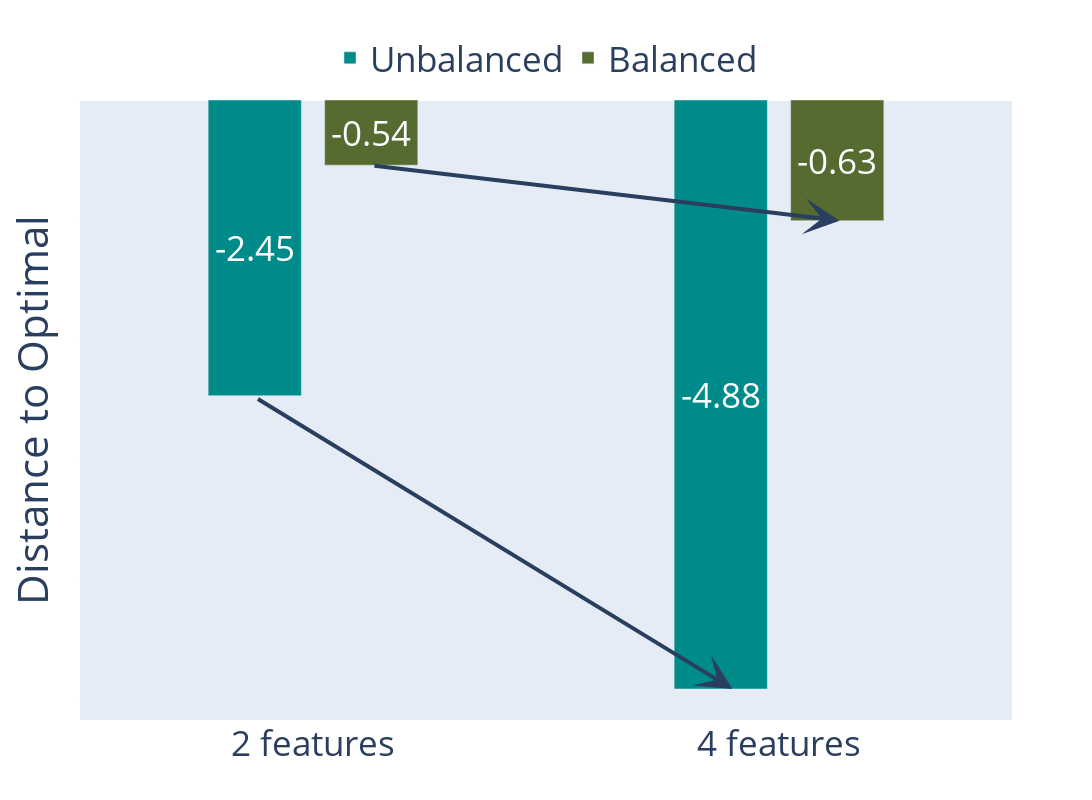

Source (notebook cell):
### Code cell
import plotly.graph_objects as go

# Data for "Distance to optimal"
dist_to_optimal = {
    '2 feature unbalanced': -2.45,
    '2 feature balanced': -0.54,
    '4 feature unbalanced': -4.88,
    '4 feature balanced': -1
}

# Sample n values corresponding to each bar
n_values = {
    '2 feature unbalanced': -2.45,
    '2 feature balanced': -0.54,
    '4 feature unbalanced': -4.88,
    '4 feature balanced': -0.63
}

# N values for unbalanced and balanced features
n_unbalanced = [n_values['2 feature unbalanced'], n_values['4 feature unbalanced']]
n_balanced = [n_values['2 feature balanced'], n_values['4 feature balanced']]

# Create x-axis labels
x_labels = ['2 features', '4 features']

# Y-axis data for unbalanced and balanced features
y_unbalanced = [dist_to_optimal['2 feature unbalanced'], dist_to_optimal['4 feature unbalanced']]
y_balanced = [dist_to_optimal['2 feature balanced'], dist_to_optimal['4 feature balanced']]

# Create the bar plot
fig = go.Figure()

# Add bars for unbalanced features
fig.add_trace(go.Bar(
    x=x_labels,
    y=y_unbalanced,
    name='Unbalanced',
    marker=dict(color='darkcyan'),
    width = 0.2,
    offsetgroup=0,
    text=[f"{n}" for n in n_unbalanced],  # Add n values on the bars
    textposition='inside',  # Show text outside the bars
    # textangle = -90,
    insidetextanchor='middle'  # Position text in the middle of the bar
))

# Add bars for balanced features
fig.add_trace(go.Bar(
    x=x_labels,
    y=y_balanced,
    name='Balanced',
    marker=dict(color='darkolivegreen'),
    width = 0.2,
    offsetgroup=1,
    text=[f"{n}" for n in n_balanced],  # Add n values on the bars
    textposition='inside',  # Show text outside the bars
    # textangle = -90,
    insidetextanchor='middle'  # Position text in the middle of the bar
))

# Define the x-coordinates for where the arrows should start and end (middle of the bars)
x_2_unbalanced = -0.13  # Adjusting position for '2 feature unbalanced'
x_2_balanced = 0.12     # Adjusting position for '2 feature balanced'
x_4_unbalanced = 0.9   # Adjusting position for '4 feature unbalanced'
x_4_balanced = 1.13     # Adjusting position for '4 feature balanced'

# Add arrows from 4 feature unbalanced to 2 feature unbalanced and balanced
fig.add_annotation(x=x_4_unbalanced, y=dist_to_optimal['4 feature unbalanced'],
                   ax=x_2_unbalanced, ay=dist_to_optimal['2 feature unbalanced'],
                   xref="x", yref="y", axref="x", ayref="y",
                   showarrow=True, arrowhead=3, arrowsize=1.5, arrowwidth=4)

fig.add_annotation(x=x_4_balanced, y=dist_to_optimal['4 feature balanced'],
                   ax=x_2_balanced, ay=dist_to_optimal['2 feature balanced'],
                   xref="x", yref="y", axref="x", ayref="y",
                   showarrow=True, arrowhead=3, arrowsize=1.5, arrowwidth=4)



# Update layout for better visualization
fig.update_layout(
    font=dict(size=35),  # Increase the font size for the entire plot
    yaxis_title='Distance to Optimal',
    yaxis=dict(tickfont=dict(size=1), showgrid=False),
    xaxis=dict(tickvals=['2 features', '4 features']),
    width = 1500,
    height = 800,
    bargap = 0.5,
    barmode = 'group',
    legend=dict(
        orientation="h",  # Horizontal layout
        yanchor="bottom",  # Align to the bottom of the plot area
        y=1.02,  # Move above the plot
        xanchor="center",  # Center the legend horizontally
        x=0.5  # Position it in the middle
    )
)


# Update the font size for the subplot titles
for annotation in fig['layout']['annotations']:
    annotation['font'] = dict(size=30)  # Increase font size for subplot titles


# Display the plot
fig.show()

### Figure 1 — Plotly figure (JSON) as saved in the notebook; plotly's stock layout.template omitted (floating-point values rounded to 4 significant figures)
{"data": [{"insidetextanchor": "middle", "marker": {"color": "darkcyan"}, "name": "Unbalanced", "offsetgroup": "0", "text": ["-2.45", "-4.88"], "textposition": "inside", "type": "bar", "width": 0.2, "x": ["2 features", "4 features"], "y": [-2.45, -4.88]}, {"insidetextanchor": "middle", "marker": {"color": "darkolivegreen"}, "name": "Balanced", "offsetgroup": "1", "text": ["-0.54", "-0.63"], "textposition": "inside", "type": "bar", "width": 0.2, "x": ["2 features", "4 features"], "y": [-0.54, -1]}], "layout": {"annotations": [{"arrowhead": 3, "arrowsize": 1.5, "arrowwidth": 4, "ax": -0.13, "axref": "x", "ay": -2.45, "ayref": "y", "font": {"size": 30}, "showarrow": true, "x": 0.9, "xref": "x", "y": -4.88, "yref": "y"}, {"arrowhead": 3, "arrowsize": 1.5, "arrowwidth": 4, "ax": 0.12, "axref": "x", "ay": -0.54, "ayref": "y", "font": {"size": 30}, "showarrow": true, "x": 1.13, "xref": "x", "y": -1, "yref": "y"}], "bargap": 0.5, "barmode": "group", "font": {"size": 35}, "height": 800, "legend": {"orientation": "h", "x": 0.5, "xanchor": "center", "y": 1.02, "yanchor": "bottom"}, "width": 1500, "xaxis": {"tickvals": ["2 features", "4 features"]}, "yaxis": {"showgrid": false, "tickfont": {"size": 1}, "title": {"text": "Distance to Optimal"}}}}
